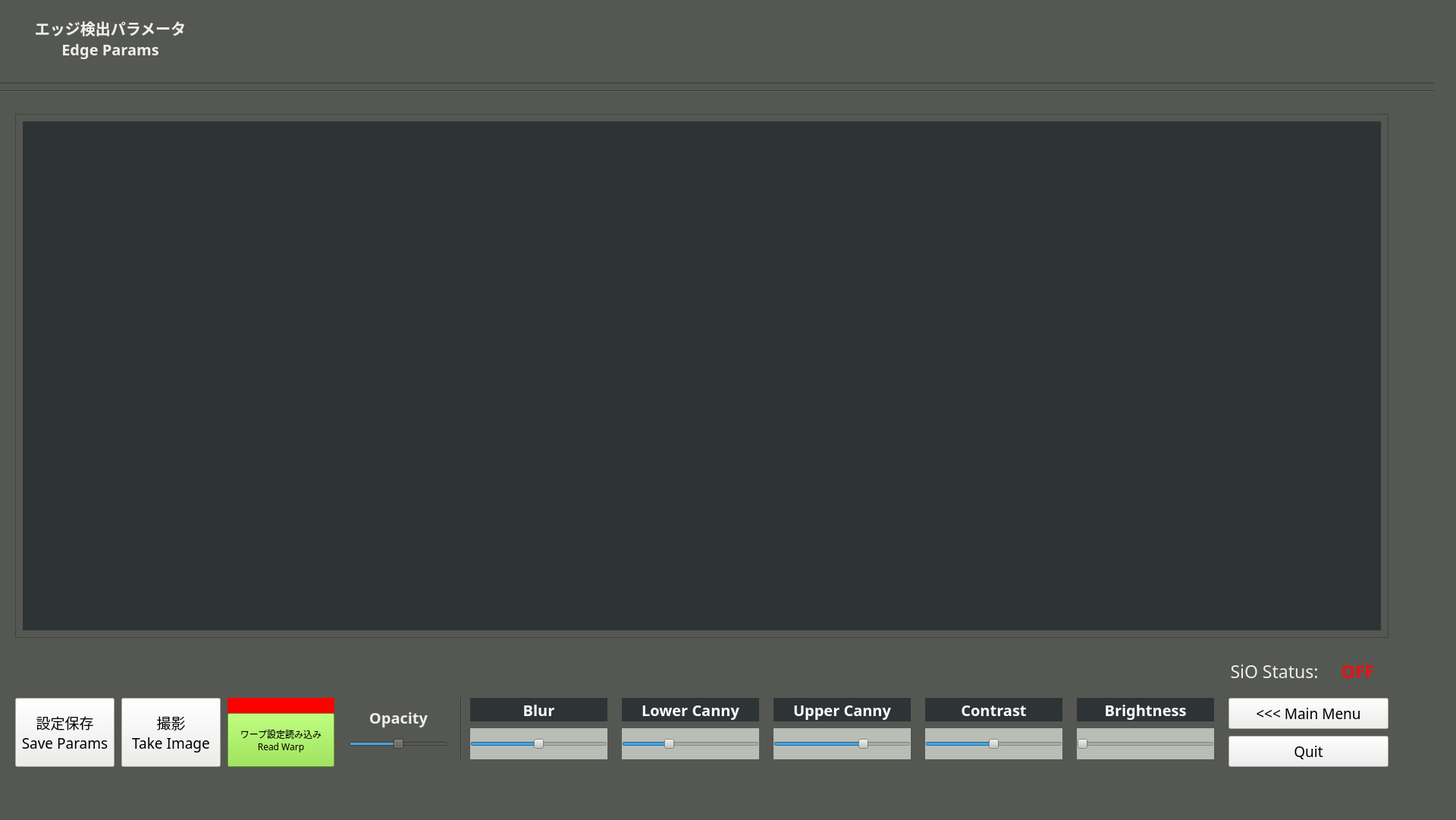
<?xml version="1.0" encoding="UTF-8"?>
<ui version="4.0">
 <class>edgedetectWindow</class>
 <widget class="QMainWindow" name="edgedetectWindow">
  <property name="enabled">
   <bool>true</bool>
  </property>
  <property name="geometry">
   <rect>
    <x>0</x>
    <y>0</y>
    <width>1920</width>
    <height>1081</height>
   </rect>
  </property>
  <property name="windowTitle">
   <string>MainWindow</string>
  </property>
  <property name="styleSheet">
   <string notr="true">background-color: rgb(85, 87, 83);</string>
  </property>
  <widget class="QWidget" name="edgedetectWidget">
   <property name="enabled">
    <bool>true</bool>
   </property>
   <widget class="Line" name="line_1">
    <property name="geometry">
     <rect>
      <x>-10</x>
      <y>100</y>
      <width>1901</width>
      <height>20</height>
     </rect>
    </property>
    <property name="orientation">
     <enum>Qt::Horizontal</enum>
    </property>
   </widget>
   <widget class="Line" name="line_2">
    <property name="geometry">
     <rect>
      <x>-10</x>
      <y>110</y>
      <width>1901</width>
      <height>20</height>
     </rect>
    </property>
    <property name="orientation">
     <enum>Qt::Horizontal</enum>
    </property>
   </widget>
   <widget class="QLabel" name="label_edgedeteclabel">
    <property name="geometry">
     <rect>
      <x>20</x>
      <y>10</y>
      <width>251</width>
      <height>81</height>
     </rect>
    </property>
    <property name="font">
     <font>
      <family>Ubuntu Mono</family>
      <pointsize>15</pointsize>
      <weight>75</weight>
      <bold>true</bold>
     </font>
    </property>
    <property name="styleSheet">
     <string notr="true">color: rgb(238, 238, 236);</string>
    </property>
    <property name="text">
     <string>エッジ検出パラメータ
Edge Params</string>
    </property>
    <property name="alignment">
     <set>Qt::AlignCenter</set>
    </property>
   </widget>
   <widget class="QPushButton" name="saveparambutton">
    <property name="geometry">
     <rect>
      <x>20</x>
      <y>920</y>
      <width>131</width>
      <height>91</height>
     </rect>
    </property>
    <property name="font">
     <font>
      <family>Ubuntu Mono</family>
      <pointsize>14</pointsize>
     </font>
    </property>
    <property name="styleSheet">
     <string notr="true">background-color: rgb(238, 238, 236);</string>
    </property>
    <property name="text">
     <string>設定保存
Save Params</string>
    </property>
   </widget>
   <widget class="QFrame" name="frame">
    <property name="geometry">
     <rect>
      <x>20</x>
      <y>150</y>
      <width>1811</width>
      <height>691</height>
     </rect>
    </property>
    <property name="frameShape">
     <enum>QFrame::StyledPanel</enum>
    </property>
    <property name="frameShadow">
     <enum>QFrame::Raised</enum>
    </property>
    <widget class="QLabel" name="cameraFrame">
     <property name="geometry">
      <rect>
       <x>10</x>
       <y>10</y>
       <width>1791</width>
       <height>671</height>
      </rect>
     </property>
     <property name="styleSheet">
      <string notr="true">background-color: rgb(46, 52, 54);</string>
     </property>
     <property name="text">
      <string/>
     </property>
     <property name="alignment">
      <set>Qt::AlignCenter</set>
     </property>
    </widget>
   </widget>
   <widget class="QPushButton" name="mainmenubutton">
    <property name="geometry">
     <rect>
      <x>1620</x>
      <y>920</y>
      <width>211</width>
      <height>41</height>
     </rect>
    </property>
    <property name="font">
     <font>
      <family>Ubuntu Mono</family>
      <pointsize>14</pointsize>
     </font>
    </property>
    <property name="styleSheet">
     <string notr="true">background-color: rgb(238, 238, 236);</string>
    </property>
    <property name="text">
     <string>&lt;&lt;&lt; Main Menu</string>
    </property>
   </widget>
   <widget class="QPushButton" name="quitbutton">
    <property name="geometry">
     <rect>
      <x>1620</x>
      <y>970</y>
      <width>211</width>
      <height>41</height>
     </rect>
    </property>
    <property name="font">
     <font>
      <family>Ubuntu Mono</family>
      <pointsize>14</pointsize>
     </font>
    </property>
    <property name="styleSheet">
     <string notr="true">background-color: rgb(238, 238, 236);</string>
    </property>
    <property name="text">
     <string>Quit</string>
    </property>
   </widget>
   <widget class="QSlider" name="slider_opacity">
    <property name="geometry">
     <rect>
      <x>460</x>
      <y>960</y>
      <width>131</width>
      <height>41</height>
     </rect>
    </property>
    <property name="maximum">
     <number>100</number>
    </property>
    <property name="singleStep">
     <number>1</number>
    </property>
    <property name="value">
     <number>50</number>
    </property>
    <property name="orientation">
     <enum>Qt::Horizontal</enum>
    </property>
   </widget>
   <widget class="QLabel" name="label_opacitylabel">
    <property name="geometry">
     <rect>
      <x>460</x>
      <y>930</y>
      <width>131</width>
      <height>31</height>
     </rect>
    </property>
    <property name="font">
     <font>
      <family>Ubuntu Mono</family>
      <pointsize>15</pointsize>
      <weight>75</weight>
      <bold>true</bold>
     </font>
    </property>
    <property name="styleSheet">
     <string notr="true">color: rgb(238, 238, 236);</string>
    </property>
    <property name="text">
     <string>Opacity</string>
    </property>
    <property name="alignment">
     <set>Qt::AlignCenter</set>
    </property>
   </widget>
   <widget class="Line" name="line_3">
    <property name="geometry">
     <rect>
      <x>600</x>
      <y>920</y>
      <width>16</width>
      <height>81</height>
     </rect>
    </property>
    <property name="orientation">
     <enum>Qt::Vertical</enum>
    </property>
   </widget>
   <widget class="QLabel" name="label_blurlabel">
    <property name="geometry">
     <rect>
      <x>620</x>
      <y>920</y>
      <width>181</width>
      <height>31</height>
     </rect>
    </property>
    <property name="font">
     <font>
      <family>Ubuntu Mono</family>
      <pointsize>15</pointsize>
      <weight>75</weight>
      <bold>true</bold>
     </font>
    </property>
    <property name="styleSheet">
     <string notr="true">background-color: rgb(46, 52, 54);
color: rgb(255, 255, 255);</string>
    </property>
    <property name="text">
     <string>Blur</string>
    </property>
    <property name="alignment">
     <set>Qt::AlignCenter</set>
    </property>
   </widget>
   <widget class="QSlider" name="slider_blur">
    <property name="geometry">
     <rect>
      <x>620</x>
      <y>960</y>
      <width>181</width>
      <height>41</height>
     </rect>
    </property>
    <property name="styleSheet">
     <string notr="true">background-color: rgb(186, 189, 182);</string>
    </property>
    <property name="minimum">
     <number>0</number>
    </property>
    <property name="maximum">
     <number>20</number>
    </property>
    <property name="value">
     <number>10</number>
    </property>
    <property name="orientation">
     <enum>Qt::Horizontal</enum>
    </property>
   </widget>
   <widget class="QSlider" name="slider_lowercanny">
    <property name="geometry">
     <rect>
      <x>820</x>
      <y>960</y>
      <width>181</width>
      <height>41</height>
     </rect>
    </property>
    <property name="styleSheet">
     <string notr="true">background-color: rgb(186, 189, 182);</string>
    </property>
    <property name="minimum">
     <number>0</number>
    </property>
    <property name="maximum">
     <number>300</number>
    </property>
    <property name="value">
     <number>100</number>
    </property>
    <property name="orientation">
     <enum>Qt::Horizontal</enum>
    </property>
   </widget>
   <widget class="QSlider" name="slider_uppercanny">
    <property name="geometry">
     <rect>
      <x>1020</x>
      <y>960</y>
      <width>181</width>
      <height>41</height>
     </rect>
    </property>
    <property name="styleSheet">
     <string notr="true">background-color: rgb(186, 189, 182);</string>
    </property>
    <property name="minimum">
     <number>0</number>
    </property>
    <property name="maximum">
     <number>300</number>
    </property>
    <property name="value">
     <number>200</number>
    </property>
    <property name="sliderPosition">
     <number>200</number>
    </property>
    <property name="orientation">
     <enum>Qt::Horizontal</enum>
    </property>
   </widget>
   <widget class="QSlider" name="slider_contrast">
    <property name="geometry">
     <rect>
      <x>1220</x>
      <y>960</y>
      <width>181</width>
      <height>41</height>
     </rect>
    </property>
    <property name="styleSheet">
     <string notr="true">background-color: rgb(186, 189, 182);</string>
    </property>
    <property name="minimum">
     <number>100</number>
    </property>
    <property name="maximum">
     <number>300</number>
    </property>
    <property name="value">
     <number>200</number>
    </property>
    <property name="orientation">
     <enum>Qt::Horizontal</enum>
    </property>
   </widget>
   <widget class="QSlider" name="slider_brightness">
    <property name="geometry">
     <rect>
      <x>1420</x>
      <y>960</y>
      <width>181</width>
      <height>41</height>
     </rect>
    </property>
    <property name="styleSheet">
     <string notr="true">background-color: rgb(186, 189, 182);</string>
    </property>
    <property name="minimum">
     <number>200</number>
    </property>
    <property name="maximum">
     <number>1500</number>
    </property>
    <property name="orientation">
     <enum>Qt::Horizontal</enum>
    </property>
   </widget>
   <widget class="QLabel" name="label_lowercannylabel">
    <property name="geometry">
     <rect>
      <x>820</x>
      <y>920</y>
      <width>181</width>
      <height>31</height>
     </rect>
    </property>
    <property name="font">
     <font>
      <family>Ubuntu Mono</family>
      <pointsize>15</pointsize>
      <weight>75</weight>
      <bold>true</bold>
     </font>
    </property>
    <property name="styleSheet">
     <string notr="true">background-color: rgb(46, 52, 54);
color: rgb(255, 255, 255);</string>
    </property>
    <property name="text">
     <string>Lower Canny</string>
    </property>
    <property name="alignment">
     <set>Qt::AlignCenter</set>
    </property>
   </widget>
   <widget class="QLabel" name="label_uppercannylabel">
    <property name="geometry">
     <rect>
      <x>1020</x>
      <y>920</y>
      <width>181</width>
      <height>31</height>
     </rect>
    </property>
    <property name="font">
     <font>
      <family>Ubuntu Mono</family>
      <pointsize>15</pointsize>
      <weight>75</weight>
      <bold>true</bold>
     </font>
    </property>
    <property name="styleSheet">
     <string notr="true">background-color: rgb(46, 52, 54);
color: rgb(255, 255, 255);</string>
    </property>
    <property name="text">
     <string>Upper Canny</string>
    </property>
    <property name="alignment">
     <set>Qt::AlignCenter</set>
    </property>
   </widget>
   <widget class="QLabel" name="label_contrastlabel">
    <property name="geometry">
     <rect>
      <x>1220</x>
      <y>920</y>
      <width>181</width>
      <height>31</height>
     </rect>
    </property>
    <property name="font">
     <font>
      <family>Ubuntu Mono</family>
      <pointsize>15</pointsize>
      <weight>75</weight>
      <bold>true</bold>
     </font>
    </property>
    <property name="styleSheet">
     <string notr="true">background-color: rgb(46, 52, 54);
color: rgb(255, 255, 255);</string>
    </property>
    <property name="text">
     <string>Contrast</string>
    </property>
    <property name="alignment">
     <set>Qt::AlignCenter</set>
    </property>
   </widget>
   <widget class="QLabel" name="label_brightness">
    <property name="geometry">
     <rect>
      <x>1420</x>
      <y>920</y>
      <width>181</width>
      <height>31</height>
     </rect>
    </property>
    <property name="font">
     <font>
      <family>Ubuntu Mono</family>
      <pointsize>15</pointsize>
      <weight>75</weight>
      <bold>true</bold>
     </font>
    </property>
    <property name="styleSheet">
     <string notr="true">background-color: rgb(46, 52, 54);
color: rgb(255, 255, 255);</string>
    </property>
    <property name="text">
     <string>Brightness</string>
    </property>
    <property name="alignment">
     <set>Qt::AlignCenter</set>
    </property>
   </widget>
   <widget class="QPushButton" name="takeimagebutton">
    <property name="geometry">
     <rect>
      <x>160</x>
      <y>920</y>
      <width>131</width>
      <height>91</height>
     </rect>
    </property>
    <property name="font">
     <font>
      <family>Ubuntu Mono</family>
      <pointsize>14</pointsize>
     </font>
    </property>
    <property name="styleSheet">
     <string notr="true">background-color: rgb(238, 238, 236);</string>
    </property>
    <property name="text">
     <string>撮影
Take Image</string>
    </property>
   </widget>
   <widget class="QPushButton" name="button_readwarp">
    <property name="geometry">
     <rect>
      <x>300</x>
      <y>940</y>
      <width>141</width>
      <height>71</height>
     </rect>
    </property>
    <property name="font">
     <font>
      <family>Ubuntu Mono</family>
      <pointsize>9</pointsize>
     </font>
    </property>
    <property name="styleSheet">
     <string notr="true">background-color: rgb(138, 226, 52);</string>
    </property>
    <property name="text">
     <string>ワープ設定読み込み
Read Warp</string>
    </property>
   </widget>
   <widget class="QLabel" name="label_readwarpcolor">
    <property name="geometry">
     <rect>
      <x>300</x>
      <y>920</y>
      <width>141</width>
      <height>20</height>
     </rect>
    </property>
    <property name="font">
     <font>
      <family>Ubuntu Mono</family>
      <pointsize>15</pointsize>
      <weight>75</weight>
      <bold>true</bold>
     </font>
    </property>
    <property name="styleSheet">
     <string notr="true">background-color: rgb(255, 0, 0);</string>
    </property>
    <property name="text">
     <string/>
    </property>
    <property name="alignment">
     <set>Qt::AlignLeading|Qt::AlignLeft|Qt::AlignVCenter</set>
    </property>
   </widget>
   <widget class="QLabel" name="status_sio">
    <property name="geometry">
     <rect>
      <x>1760</x>
      <y>860</y>
      <width>61</width>
      <height>41</height>
     </rect>
    </property>
    <property name="font">
     <font>
      <family>Ubuntu Mono</family>
      <pointsize>17</pointsize>
      <weight>75</weight>
      <bold>true</bold>
      <underline>false</underline>
     </font>
    </property>
    <property name="styleSheet">
     <string notr="true">color: rgb(238, 15, 15);</string>
    </property>
    <property name="text">
     <string>OFF</string>
    </property>
    <property name="alignment">
     <set>Qt::AlignBottom|Qt::AlignHCenter</set>
    </property>
   </widget>
   <widget class="QLabel" name="label_5">
    <property name="geometry">
     <rect>
      <x>1610</x>
      <y>860</y>
      <width>141</width>
      <height>41</height>
     </rect>
    </property>
    <property name="font">
     <font>
      <family>Ubuntu Mono</family>
      <pointsize>17</pointsize>
      <weight>50</weight>
      <bold>false</bold>
      <underline>false</underline>
     </font>
    </property>
    <property name="styleSheet">
     <string notr="true">color: rgb(238, 238, 236);</string>
    </property>
    <property name="text">
     <string>SiO Status:</string>
    </property>
    <property name="alignment">
     <set>Qt::AlignBottom|Qt::AlignHCenter</set>
    </property>
   </widget>
  </widget>
  <widget class="QMenuBar" name="menubar">
   <property name="geometry">
    <rect>
     <x>0</x>
     <y>0</y>
     <width>1920</width>
     <height>21</height>
    </rect>
   </property>
  </widget>
  <widget class="QStatusBar" name="statusbar"/>
 </widget>
 <resources/>
 <connections/>
</ui>
